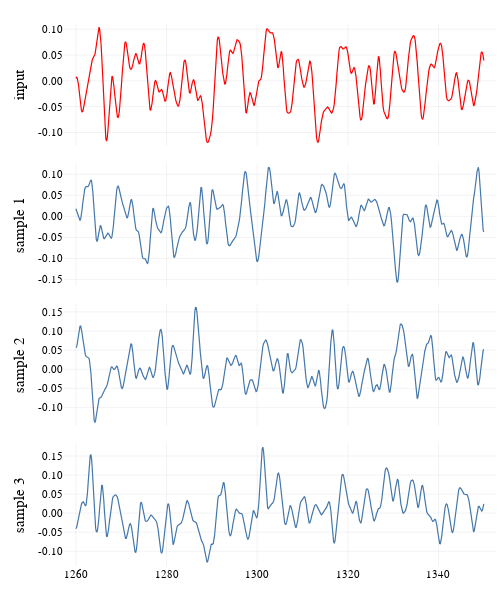

Notebook code for this chart:
### Markdown cell above
Plot generated noise vs. noise sample to verify validity of noise model (noise should look very similar in all plots):

### Code cell
plot(noisesample, noisemodel)

### Figure 1 — Plotly figure (JSON) as saved in the notebook; plotly's stock layout.template omitted (floating-point values rounded to 4 significant figures; data arrays with more than 128 entries replaced by an {"elided": "..."} marker saying what was removed)
{"data": [{"colorbar": {"title": {"text": ""}}, "legendgroup": "", "line": {"color": "rgba(255, 0, 0, 1.000)", "dash": "solid", "shape": "linear", "width": 1.2}, "mode": "lines", "name": "", "showlegend": false, "type": "scatter", "x": {"elided": "601 float values"}, "xaxis": "x", "y": {"elided": "601 float values"}, "yaxis": "y", "zmax": null, "zmin": null}, {"colorbar": {"title": {"text": ""}}, "legendgroup": "", "line": {"color": "rgba(68, 119, 170, 1.000)", "dash": "solid", "shape": "linear", "width": 1.2}, "mode": "lines", "name": "", "showlegend": false, "type": "scatter", "x": {"elided": "601 float values"}, "xaxis": "x", "y": {"elided": "601 float values"}, "yaxis": "y2", "zmax": null, "zmin": null}, {"colorbar": {"title": {"text": ""}}, "legendgroup": "", "line": {"color": "rgba(68, 119, 170, 1.000)", "dash": "solid", "shape": "linear", "width": 1.2}, "mode": "lines", "name": "", "showlegend": false, "type": "scatter", "x": {"elided": "601 float values"}, "xaxis": "x", "y": {"elided": "601 float values"}, "yaxis": "y3", "zmax": null, "zmin": null}, {"colorbar": {"title": {"text": ""}}, "legendgroup": "", "line": {"color": "rgba(68, 119, 170, 1.000)", "dash": "solid", "shape": "linear", "width": 1.2}, "mode": "lines", "name": "", "showlegend": false, "type": "scatter", "x": {"elided": "601 float values"}, "xaxis": "x", "y": {"elided": "601 float values"}, "yaxis": "y4", "zmax": null, "zmin": null}], "layout": {"annotations": [], "height": 600, "margin": {"b": 20, "l": 0, "r": 0, "t": 20}, "paper_bgcolor": "rgba(255, 255, 255, 1.000)", "plot_bgcolor": "rgba(255, 255, 255, 1.000)", "showlegend": false, "width": 500, "xaxis": {"anchor": "y4", "domain": [0.1273, 0.9921], "gridcolor": "rgba(34, 34, 85, 0.100)", "gridwidth": 0.5, "linecolor": "rgba(0, 0, 0, 1)", "mirror": false, "range": [1257.0, 1353.0], "showgrid": true, "showline": false, "showticklabels": true, "tickangle": 0, "tickcolor": "rgba(0, 0, 0, 0)", "tickfont": {"color": "rgba(0, 0, 0, 1)", "family": "sans-serif", "size": 11}, "tickmode": "array", "ticks": "inside", "ticktext": ["1260", "1280", "1300", "1320", "1340"], "tickvals": [1260, 1280, 1300, 1320, 1340], "title": {"font": {"color": "rgba(0, 0, 0, 1)", "family": "sans-serif", "size": 15}, "text": ""}, "type": "linear", "visible": true, "zeroline": false, "zerolinecolor": "rgba(0, 0, 0, 1)"}, "yaxis": {"anchor": "x", "domain": [0.7751, 0.9934], "gridcolor": "rgba(34, 34, 85, 0.100)", "gridwidth": 0.5, "linecolor": "rgba(0, 0, 0, 1)", "mirror": false, "range": [-0.1261, 0.1107], "showgrid": true, "showline": false, "showticklabels": true, "tickangle": 0, "tickcolor": "rgba(0, 0, 0, 0)", "tickfont": {"color": "rgba(0, 0, 0, 1)", "family": "sans-serif", "size": 11}, "tickmode": "array", "ticks": "inside", "ticktext": ["-0.10", "-0.05", "0.00", "0.05", "0.10"], "tickvals": [-0.1, -0.05, 0, 0.05, 0.1], "title": {"font": {"color": "rgba(0, 0, 0, 1)", "family": "sans-serif", "size": 15}, "text": "input"}, "type": "linear", "visible": true, "zeroline": false, "zerolinecolor": "rgba(0, 0, 0, 1)"}, "yaxis2": {"anchor": "x", "domain": [0.5251, 0.7434], "gridcolor": "rgba(34, 34, 85, 0.100)", "gridwidth": 0.5, "linecolor": "rgba(0, 0, 0, 1)", "mirror": false, "range": [-0.1656, 0.1253], "showgrid": true, "showline": false, "showticklabels": true, "tickangle": 0, "tickcolor": "rgba(0, 0, 0, 0)", "tickfont": {"color": "rgba(0, 0, 0, 1)", "family": "sans-serif", "size": 11}, "tickmode": "array", "ticks": "inside", "ticktext": ["-0.15", "-0.10", "-0.05", "0.00", "0.05", "0.10"], "tickvals": [-0.15, -0.1, -0.05, 0, 0.05, 0.1], "title": {"font": {"color": "rgba(0, 0, 0, 1)", "family": "sans-serif", "size": 15}, "text": "sample 1"}, "type": "linear", "visible": true, "zeroline": false, "zerolinecolor": "rgba(0, 0, 0, 1)"}, "yaxis3": {"anchor": "x", "domain": [0.2751, 0.4934], "gridcolor": "rgba(34, 34, 85, 0.100)", "gridwidth": 0.5, "linecolor": "rgba(0, 0, 0, 1)", "mirror": false, "range": [-0.1485, 0.1716], "showgrid": true, "showline": false, "showticklabels": true, "tickangle": 0, "tickcolor": "rgba(0, 0, 0, 0)", "tickfont": {"color": "rgba(0, 0, 0, 1)", "family": "sans-serif", "size": 11}, "tickmode": "array", "ticks": "inside", "ticktext": ["-0.10", "-0.05", "0.00", "0.05", "0.10", "0.15"], "tickvals": [-0.1, -0.05, 0, 0.05, 0.1, 0.15], "title": {"font": {"color": "rgba(0, 0, 0, 1)", "family": "sans-serif", "size": 15}, "text": "sample 2"}, "type": "linear", "visible": true, "zeroline": false, "zerolinecolor": "rgba(0, 0, 0, 1)"}, "yaxis4": {"anchor": "x", "domain": [0.02508, 0.2434], "gridcolor": "rgba(34, 34, 85, 0.100)", "gridwidth": 0.5, "linecolor": "rgba(0, 0, 0, 1)", "mirror": false, "range": [-0.1387, 0.1823], "showgrid": true, "showline": false, "showticklabels": true, "tickangle": 0, "tickcolor": "rgba(0, 0, 0, 0)", "tickfont": {"color": "rgba(0, 0, 0, 1)", "family": "sans-serif", "size": 11}, "tickmode": "array", "ticks": "inside", "ticktext": ["-0.10", "-0.05", "0.00", "0.05", "0.10", "0.15"], "tickvals": [-0.1, -0.05, 0, 0.05, 0.1, 0.15], "title": {"font": {"color": "rgba(0, 0, 0, 1)", "family": "sans-serif", "size": 15}, "text": "sample 3"}, "type": "linear", "visible": true, "zeroline": false, "zerolinecolor": "rgba(0, 0, 0, 1)"}}}
